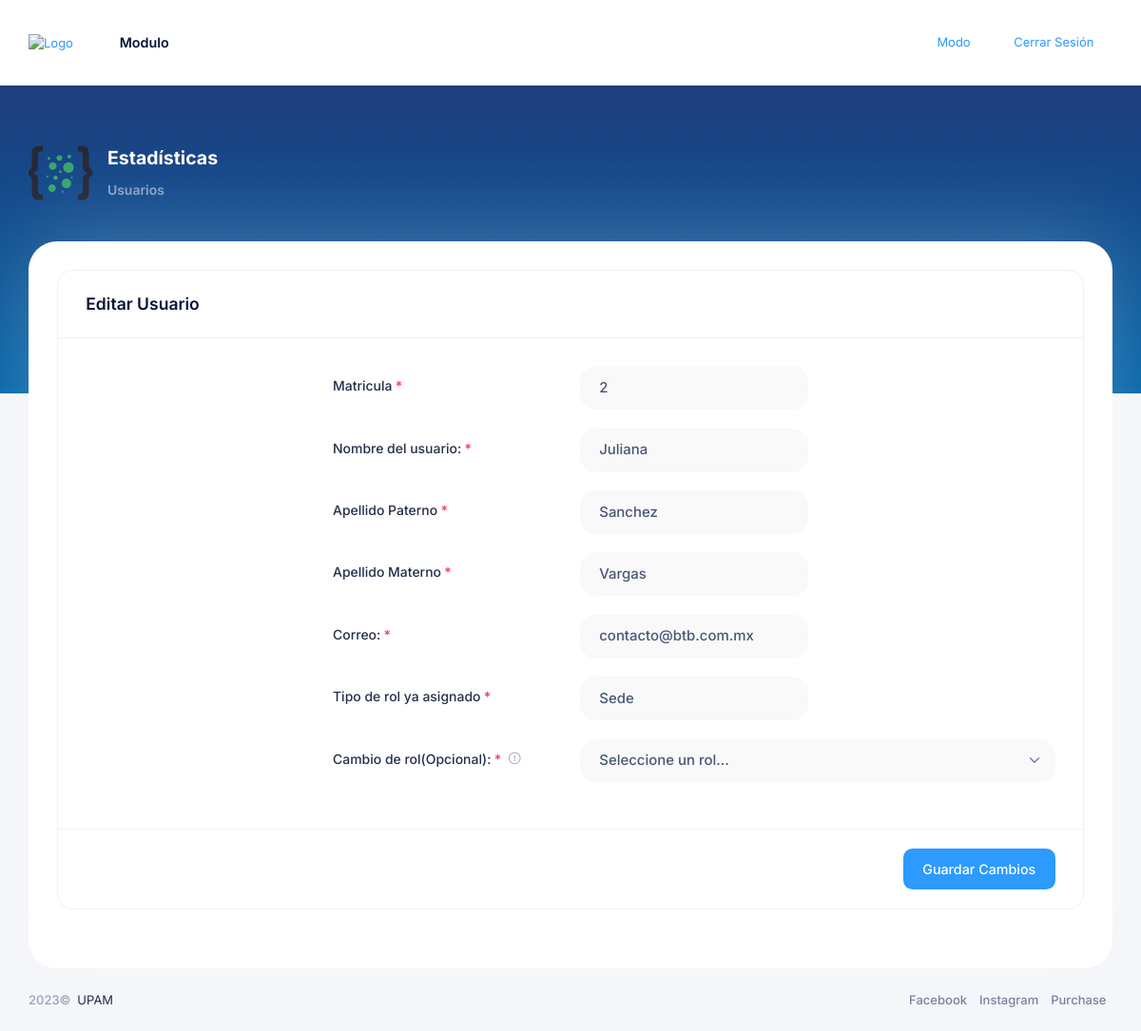
/index.php?c=estad&a=edit_usuario&id=2 (signed in), run on the app's committed database.
### tables this page shows
CREATE TABLE `usuarios` (
  `IdUsuario` int(11) NOT NULL,
  `CorreoE` varchar(255) NOT NULL,
  `Contrasena` varchar(255) DEFAULT NULL,
  `idRol` int(11) NOT NULL,
  `NombreU` varchar(255) NOT NULL,
  `APaternoU` varchar(255) NOT NULL,
  `AMaternoU` varchar(255) NOT NULL
);

CREATE TABLE `roles` (
  `idRol` int(11) NOT NULL,
  `nombreRol` varchar(50) NOT NULL
);

### Controllers/Estadisticos.php (called while the page is built, shortened)
<?php
class EstadController
{
    public function __construct()
    {
        require_once "Models/UsuariosModel.php";
    }
    public function edit_usuario($id)
    {
        $usuario = new UsuarioModel();
        $data = $usuario->act_usuario($id);
        require_once "Views/Estadisticos/editUsuario.php";
    }
}

### config/database.php (called while the page is built)
<?php
	class Conectar {
		public static function conexion(){
			$conexion = new mysqli("localhost", "root","Toor2019.", "vinculacion");
			return $conexion;
		}
	}
?>

### Models/UsuariosModel.php (called while the page is built, shortened)
<?php
class UsuarioModel
{
    private $db;
    public function __construct()
    {
        $this->db = Conectar::conexion();
    }
    public function act_usuario($id)
    {
        $sql = "SELECT * FROM usuarios inner join roles on usuarios.idRol = roles.idRol WHERE IdUsuario = ? LIMIT 1";
        $stmt = $this->db->prepare($sql);
        $stmt->bind_param('s', $id);
        $stmt->execute();
        $result = $stmt->get_result();
        if ($result->num_rows > 0) {
            $row = $result->fetch_assoc();
            return $row;
        } else {
            return null;
        }
    }
}

### Views/Estadisticos/editUsuario.php (the view, shortened to what this page needs)
<!DOCTYPE html>
<html lang="en">
<head>
    <link href="assets/plugins/custom/datatables/datatables.bundle.css" rel="stylesheet" type="text/css" />
    <link href="assets/plugins/global/plugins.bundle.css" rel="stylesheet" type="text/css" />
    <link href="assets/css/style.bundle.css" rel="stylesheet" type="text/css" />
</head>
<body id="kt_app_body" data-kt-app-header-fixed-mobile="true" data-kt-app-toolbar-enabled="true" class="app-default">
    <div class="d-flex flex-column flex-root app-root" id="kt_app_root">
        <div class="app-page flex-column flex-column-fluid" id="kt_app_page">
            <?php
            include('header.php');
            ?>
            <div class="app-wrapper flex-column flex-row-fluid" id="kt_app_wrapper">
                <div id="kt_app_toolbar" class="app-toolbar py-6">
                    <div id="kt_app_toolbar_container" class="app-container container-xxl d-flex align-items-start">
                        <div class="d-flex flex-column flex-row-fluid">
                            <div class="d-flex flex-stack flex-wrap flex-lg-nowrap gap-4 gap-lg-10 pt-6 pb-18 py-lg-13">
                                <div class="page-title d-flex align-items-center me-3">
                                    <img alt="Logo" src="assets/media/svg/misc/layer.svg" class="h-60px me-5" />
                                    <h1 class="page-heading d-flex text-white fw-bolder fs-2 flex-column justify-content-center my-0">Estadísticas
                                        <span class="page-desc text-white opacity-50 fs-6 fw-bold pt-4">Usuarios</span>
                                    </h1>
                                </div>
                            </div>
                        </div>
                    </div>
                </div>
                <div class="app-container container-xxl">
                    <div class="app-main flex-column flex-row-fluid" id="kt_app_main">
                        <div class="d-flex flex-column flex-column-fluid">
                            <div id="kt_app_content" class="app-content">
                                <div class="card mb-5 mb-xl-10">
                                    <div class="card-header border-0 cursor-pointer" role="button" data-bs-toggle="collapse" data-bs-target="#kt_account_profile_details" aria-expanded="true" aria-controls="kt_account_profile_details">
                                        <div class="card-title m-0">
                                            <h3 class="fw-bold m-0">Editar Usuario</h3>
                                        </div>
                                    </div>
                                    <div id="kt_account_settings_profile_details" class="collapse show">
                                        <form action="index.php?c=estad&a=usuario_editado" method="post">
                                            <div class="card-body border-top p-9">
                                                <div class="row mb-6" style="margin-left:250px;">
                                                    <label class="col-lg-4 col-form-label required fw-semibold fs-6">Matricula</label>
                                                    <div class="col-lg-8">
                                                        <div class="row">
                                                            <div class="col-lg-6 fv-row">
                                                                <input type="text" name="matricula" class="form-control form-control-lg form-control-solid mb-3 mb-lg-0" value="<?php echo $data["IdUsuario"] ?>" required />
                                                            </div>
                                                        </div>
                                                    </div>
                                                </div>
                                                <div class="row mb-6" style="margin-left:250px;">
                                                    <label class="col-lg-4 col-form-label required fw-semibold fs-6">Nombre del usuario:</label>
                                                    <div class="col-lg-8">
                                                        <div class="row">
                                                            <div class="col-lg-6 fv-row">
                                                                <input type="text" name="nombre" class="form-control form-control-lg form-control-solid mb-3 mb-lg-0" value="<?php echo $data["NombreU"] ?>" required />
                                                            </div>
                                                        </div>
                                                    </div>
                                                </div>
                                                <div class="row mb-6" style="margin-left:250px;">
                                                    <label class="col-lg-4 col-form-label required fw-semibold fs-6">Apellido Paterno</label>
                                                    <div class="col-lg-8">
                                                        <div class="row">
                                                            <div class="col-lg-6 fv-row">
                                                                <input type="text" name="apellidop" class="form-control form-control-lg form-control-solid mb-3 mb-lg-0" value="<?php echo $data["APaternoU"] ?>" required />
                                                            </div>
                                                        </div>
                                                    </div>
                                                </div>
                                                <div class="row mb-6" style="margin-left:250px;">
                                                    <label class="col-lg-4 col-form-label required fw-semibold fs-6">Apellido Materno</label>
                                                    <div class="col-lg-8">
                                                        <div class="row">
                                                            <div class="col-lg-6 fv-row">
                                                                <input type="text" name="apellidom" class="form-control form-control-lg form-control-solid mb-3 mb-lg-0" value="<?php echo $data["AMaternoU"] ?>" required />
                                                            </div>
                                                        </div>
                                                    </div>
                                                </div>
                                                <div class="row mb-6" style="margin-left:250px;">
                                                    <label class="col-lg-4 col-form-label required fw-semibold fs-6">Correo:</label>
                                                    <div class="col-lg-8">
                                                        <div class="row">
                                                            <div class="col-lg-6 fv-row">
                                                                <input type="text" name="correo" class="form-control form-control-lg form-control-solid mb-3 mb-lg-0" value="<?php echo $data["CorreoE"] ?>" />
                                                            </div>
                                                        </div>
                                                    </div>
                                                </div>
                                                <div class="row mb-6" style="margin-left:250px;">
                                                    <label class="col-lg-4 col-form-label required fw-semibold fs-6">Tipo de rol ya asignado</label>
                                                    <div class="col-lg-8">
                                                        <div class="row">
                                                            <div class="col-lg-6 fv-row">
                                                                <input type="text" id="rol_t" name="rol_t" class="form-control form-control-lg form-control-solid mb-3 mb-lg-0" value="<?php echo $data['nombreRol']; ?>" readonly>
                                                            </div>
                                                        </div>
                                                    </div>
                                                </div>
                                                <div class="row mb-6" style="margin-left:250px;">
                                                    <label class="col-lg-4 col-form-label fw-semibold fs-6">
                                                        <span class="required">Cambio de rol(Opcional):</span>
                                                        <span class="ms-1" data-bs-toggle="tooltip" title="Country of origination">
                                                            <i class="ki-outline ki-information-5 text-gray-500 fs-6"></i>
                                                        </span>
                                                    </label>
                                                    <div class="col-lg-8 fv-row">
                                                        <select name="tipo_rol" aria-label="Seleccione un periodo" data-control="select2" data-placeholder="Seleccione un rol..." class="form-select form-select-solid form-select-lg">
                                                            <option value="">Seleccione un rol...</option>
                                                        </select>
                                                    </div>
                                                </div>
                                            </div>
                                            <div class="card-footer d-flex justify-content-end py-6 px-9">
                                                <button type="submit" class="btn btn-primary" id="kt_account_profile_details_submit">Guardar Cambios</button>
                                            </div>
                                        </form>
                                    </div>
                                </div>
                            </div>
                        </div>
                    </div>
                </div>
            </div>
        </div>
    </div>
</body>
</html>

### data on the page
usuarios: matricula "2", nombre "Juliana", apellidop "Sanchez", apellidom "Vargas", correo "contacto@btb.com.mx", rol_t "Sede"
